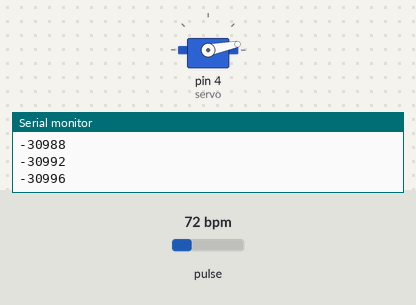
A sketch run on a simulated Arduino Uno, built with avr-gcc and run on an emulated ATmega328P. On the bench: servo, the last lines printed to the serial monitor. The test bench sets the inputs (shaded band); at power-on: pulse 72 bpm.

Above: at 2.1 s.
2.2 s: pulse set to 42 bpm
At 3.7 s:
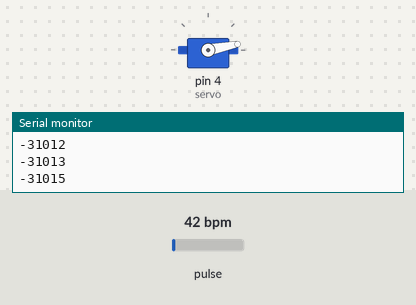
5.2 s: pulse set to 70 bpm
At 5.8 s:
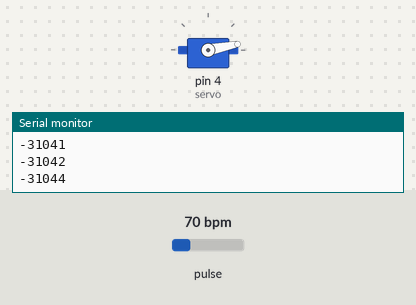
Timing chart, 0 to 14.2 s (numbered marks = the images above; inputs shaded):
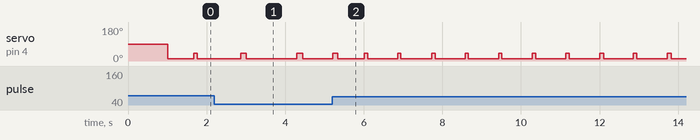

The sketch:

ArduinoSyda.ino
```cpp
//Lisame kolm järgmist library't
#include <Wire.h>
#include "MAX30105.h"
#include <Servo.h>

MAX30105 particleSensor; // deklareerime sensori objekti

Servo servo; // deklareerime servo objekti
int minAngle = 11; // servo minimaalne nurk
int maxAngle = 41; //servo maksimaalne nurk
int ServoTestNew = 0; //muutuja, mis läheb tarvis erinevate IR(infrapunaste) väärtuste võrdlemiseks
int ServoTestOld = 0; //muutuja, mis läheb tarvis erinevate IR(infrapunaste) väärtuste võrdlemiseks
int difference = 0;  //Vahe muutujate ServoTestNew ja ServoTestOld vahel

void setup() //Siis kui käivitatakse esmakordselt
{
  servo.attach(4); //lisame servo objekti digitaalse sisendiga "4"

  Serial.begin(115200); //Määrame baudi suurust Serial Plotteri jaoks
  Serial.println("Initializing...");

  // Käivitame sensorit
  if (!particleSensor.begin(Wire, I2C_SPEED_FAST)) //Kasutame vaikimiselt I2C porti, 400kHz kiirust
  {
    Serial.println("MAX30105 was not found. Please check wiring/power. "); //Viga teadeanne, juhul Serial ei leia sensorit
    while (1);
  }

  //Seadistame Sparkfun max30105 sensorit
  byte ledBrightness = 0x1F; //Options: 0=Off to 255=50mA //seadistame LEDi kirguse tugevust
  byte sampleAverage = 8; //Options: 1, 2, 4, 8, 16, 32 // seadistame näidiste arvu
  byte ledMode = 3; //Options: 1 = Red only, 2 = Red + IR, 3 = Red + IR + Green //seadistame LEDi värvuse varianti
  int sampleRate = 200; //Options: 50, 100, 200, 400, 800, 1000, 1600, 3200 //seadistame näidistevahelist ajavahemiku
  int pulseWidth = 411; //Options: 69, 118, 215, 411 // seadistame sensori pulside laiust
  int adcRange = 4096; //Options: 2048, 4096, 8192, 16384 // seadistame piiranguid analooglugeja pingetundlikusele

  particleSensor.setup(ledBrightness, sampleAverage, ledMode, sampleRate, pulseWidth, adcRange); //Seadistame sensorit vastavate seadmetega

  //võtame keskmiselt nii palju IR sisendeid plotteri (graafi) jaoks
  const byte avgAmount = 64;
  long baseValue = 0;
  for (byte x = 0 ; x < avgAmount ; x++)
  {
    baseValue += particleSensor.getIR(); //Loeb IR väärtuse
  }
  baseValue /= avgAmount;

  // Eeltäidame plotteri nii, et Y telg oleks IR väärtustele lähem
  for (int x = 0 ; x < 500 ; x++)
    Serial.println(baseValue); // Prindib baasväärtusi välja
}

void loop()
{
  ServoTestNew = particleSensor.getIR(); //anname muutujale uut IR sisendit
  difference = abs(ServoTestNew - ServoTestOld); //arvutame ServoTestNew ja ServoTestOld vahe absoluutväärtust
  if (difference <  2500){
    Serial.println(ServoTestNew); //Kui vahe on vähem kui 2500, siis paneme plotteris kirja uut IR väärtust
  }
  if(difference>190){ //Juhul kui vahe on rohkem kui 190
    if (ServoTestNew > ServoTestOld) { //Juhul kui vahe on positiivne, siis...
        servo.write(maxAngle); //Servomootor vahetab enda pöördenurga positsioonise maxAngle
        ServoTestOld = ServoTestNew; //salvestab uut positsiooni, et hiljem võrrelda veel uuemaga
    } else if(ServoTestOld > ServoTestNew) { //Juhul kui vahe on negatiivne, siis...
        servo.write(minAngle); //Servomootor vahetab enda pöördenurga positsioonise minAngle
        ServoTestOld = ServoTestNew; //salvestab uut positsiooni, et hiljem võrrelda veel uuemaga
    }
  }
}
```

Measured:
- after the input at 2.2 s, servo on pin 4 (servo): alternates 41° for 0.15 s and 11° for 1.3 s, starting after 0.66 s
- after the input at 5.2 s, servo on pin 4 (servo): alternates 41° for 0.09 s and 11° for 0.77 s, starting at once
